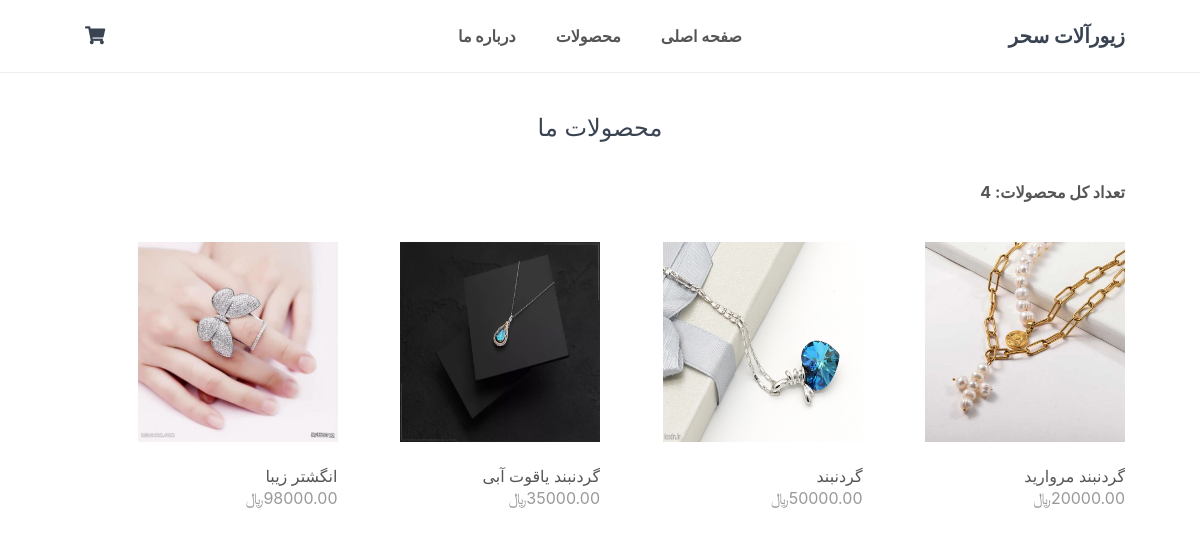
The page /index.php?page=products on the database its author committed.
### tables this page shows
CREATE TABLE `products` (
  `id` int(11) NOT NULL,
  `name` varchar(200) NOT NULL,
  `desc` text NOT NULL,
  `price` decimal(7,2) NOT NULL,
  `rrp` decimal(7,2) NOT NULL DEFAULT 0.00,
  `quantity` int(11) NOT NULL,
  `img` text NOT NULL,
  `date_added` datetime NOT NULL DEFAULT current_timestamp()
);

### products.php (the view, shortened to what this page needs)
<?php
$num_products_on_each_page = 4;
$current_page = isset($_GET['p']) && is_numeric($_GET['p']) ? (int)$_GET['p'] : 1;
$stmt = $pdo->prepare('SELECT * FROM products ORDER BY date_added DESC LIMIT ?,?');
$stmt->bindValue(1, ($current_page - 1) * $num_products_on_each_page, PDO::PARAM_INT);
$stmt->bindValue(2, $num_products_on_each_page, PDO::PARAM_INT);
$stmt->execute();
$products = $stmt->fetchAll(PDO::FETCH_ASSOC);
$total_products = $pdo->query('SELECT * FROM products')->rowCount();
?>
<?=template_header('صفحه محصولات')?>
<div class="products content-wrapper">
    <h1>محصولات ما</h1>
    <b> تعداد کل محصولات: <?=$total_products?></b>
    <div class="products-wrapper">
        <?php foreach ($products as $product): ?>
        <a href="index.php?page=product&id=<?=$product['id']?>" class="product">
            <img src="imgs/<?=$product['img']?>" width="200" height="200" alt="<?=$product['name']?>">
            <span class="name"><?=$product['name']?></span>
            <span class="price">
            <?=$product['price']?>﷼
            </span>
        </a>
        <?php endforeach; ?>
    </div>
</div>

### index.php (shortened to what this page needs)
<!DOCTYPE html>
<html>
    <head>
    </head>
    <body>
       <?php
      include 'functions.php';
      $page = isset($_GET['page']) && file_exists($_GET['page'] . '.php') ? $_GET['page'] : 'home';
      include $page . '.php';
?>
    </body>
</html>

### functions.php (shortened to what this page needs)
<?php
function template_header($title) {
echo <<<EOT
<!DOCTYPE html>
<html>
     <head>
          <meta charset="utf-8">
          <title>$title</title>
          <link href="style.css" rel="stylesheet" type="text/css">
          <link rel="stylesheet" href="https://use.fontawesome.com/releases/v5.7.1/css/all.css">
     </head>
     <body>
        <header>
            <div class="content-wrapper">
            <h1>زیورآلات سحر</h1>
                <nav>
                    <a href="index.php"><b>صفحه اصلی</b></a>
                    <a href="index.php?page=products"><b>محصولات</b></a>
                    <a href="index.php?page=ma"><b>درباره ما</b></a>
                </nav>
                <div class="link-icons">
                <a href="index.php?page=cart">
                <i class="fas fa-shopping-cart"></i>
                </a>
            </div>
            </div>
        </header>
        <main>
EOT;
}
?>

### style.css (style rules this page uses)
* { box-sizing: border-box; font-family: -apple-system, BlinkMacSystemFont, "segoe ui", roboto, oxygen, ubuntu, cantarell, "fira sans", "droid sans", "helvetica neue", Arial, sans-serif; font-size: 16px; -webkit-font-smoothing: antialiased; -moz-osx-font-smoothing: grayscale; }
html { height: 100%; }
body { position: relative; min-height: 100%; color: #555555; background-color: #FFFFFF; margin: 0; padding-bottom: 100px; }
h1, h2, h3, h4, h5 { color: #394352; }
.content-wrapper { width: 1050px; margin: 0 auto; direction: rtl; }
header { border-bottom: 1px solid #EEEEEE; }
header .content-wrapper { display: flex; }
header h1 { display: flex; flex-grow: 1; flex-basis: 0; font-size: 20px; margin: 0; padding: 24px 0; }
header nav { display: flex; flex-grow: 1; flex-basis: 0; justify-content: center; align-items: center; }
header nav a { text-decoration: none; color: #555555; padding: 10px 10px; margin: 0 10px; }
header .link-icons { display: flex; flex-grow: 1; flex-basis: 0; justify-content: flex-end; align-items: center; position: relative; }
header .link-icons a { text-decoration: none; color: #394352; padding: 0 10px; }
header .link-icons a i { font-size: 18px; }
main .recentlyadded .products, main .products .products-wrapper { display: flex; flex-wrap: wrap; align-items: center; justify-content: space-between; padding: 40px 0 0 0; text-align: right; }
main .recentlyadded .products .product, main .products .products-wrapper .product { display: block; overflow: hidden; text-decoration: none; width: 25%; padding-bottom: 60px; }
main .recentlyadded .products .product img, main .products .products-wrapper .product img { transform: scale(1); transition: transform 1s; }
main .recentlyadded .products .product .name, main .products .products-wrapper .product .name { display: block; color: #555555; padding: 20px 0 2px 0; }
main .recentlyadded .products .product .price, main .products .products-wrapper .product .price { display: block; color: #999999; }
main>.products h1 { display: block; font-weight: normal; margin: 0; padding: 40px 0; font-size: 24px; text-align: center; width: 100%; }

### rows shown on the page
products: img (picture), name "گردنبند مروارید", price "20000.00"
products: img (picture), name "گردنبند", price "50000.00"
products: img (picture), name "گردنبند یاقوت آبی", price "35000.00"
products: img (picture), name "انگشتر زیبا", price "98000.00"

### other values the page prints
$total_products "4"
